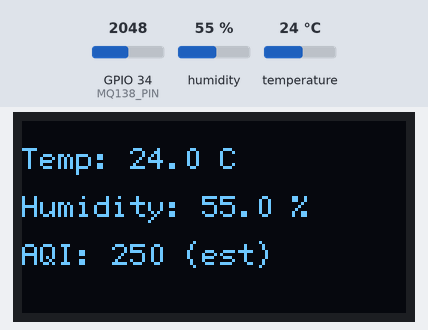
Recording of a sketch running on a simulated ESP32. On the bench: 128×64 one-colour display. Inputs (shaded band) come from the test bench; at power-on: humidity 55 %, GPIO 34 (MQ138_PIN) = 2048, temperature 24 °C. WiFi joins after 1.5 s; servers stay silent unless stated; what the sketch prints to the serial monitor is not drawn.

Above: at 5.0 s.
5.1 s: humidity set to 22 %
At 6.6 s:
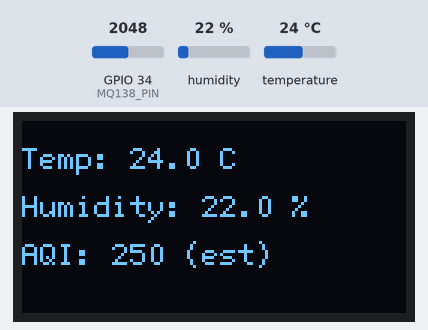
7.8 s: GPIO 34 (MQ138_PIN) set to 2866
At 8.8 s:
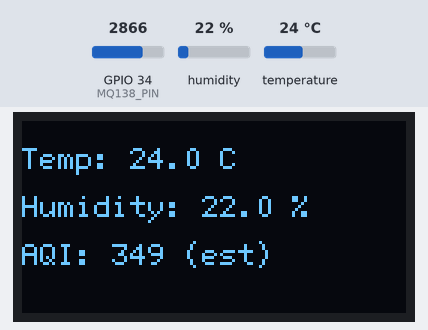
10.5 s: temperature set to 12 °C
At 13.1 s:
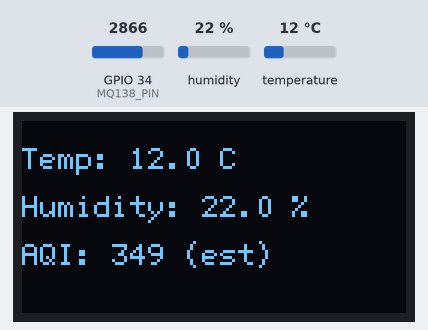
13.6 s: GPIO 34 (MQ138_PIN) set to 3603
At 15.3 s:
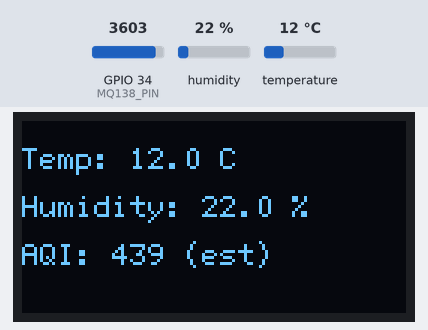
16.3 s: humidity set to 40 %
At 19.4 s:
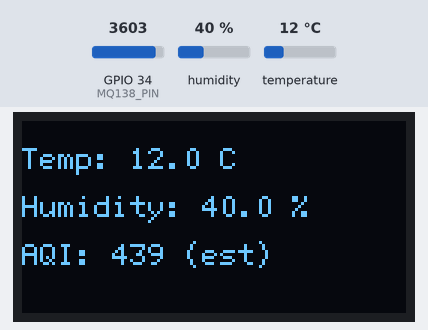
19.7 s: GPIO 34 (MQ138_PIN) set to 4095
At 20.6 s:
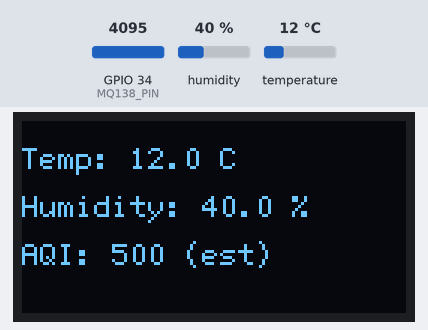
Timing chart, 0 to 22.7 s (numbered marks = the images above; inputs shaded):
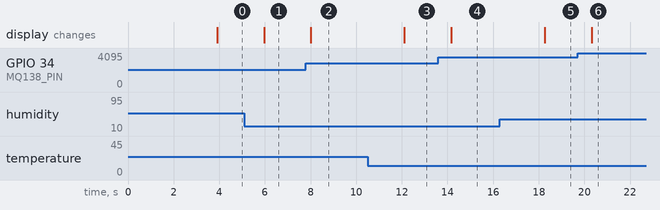

Measured:
- after the input at 5.1 s, the display: changes after 0.86 s (image 1)
- after the input at 7.8 s, the display: changes after 0.21 s (image 2)
- after the input at 10.5 s, the display: changes after 1.6 s (image 3)
- after the input at 13.6 s, the display: changes after 0.56 s (image 4)
- after the input at 16.3 s, the display: changes after 2.0 s (image 5)
- after the input at 19.7 s, the display: changes after 0.61 s (image 6)

The sketch:

AQImonitor.ino
```cpp
#include <U8g2lib.h>
#include <Wire.h>
#include <DHT.h>
#include <WiFi.h>
#define BLYNK_TEMPLATE_ID "TMPL3b8-yGfEE"
#define BLYNK_TEMPLATE_NAME "Air Quality Monitoring"
#define BLYNK_AUTH_TOKEN "MIT-5c_0mI2y-Z5b6JEhudlxiboCju8y"
#include <BlynkSimpleEsp32.h>

// ========== BLYNK CONFIGURATION ==========


// WiFi credentials
char ssid[] = "net ses";
char pass[] = "23456789";

// Blynk virtual pins
#define VPIN_TEMP V0
#define VPIN_HUM  V1
#define VPIN_AQI  V2

// ==========================================

// OLED setup (I2C)
U8G2_SSD1306_128X64_NONAME_F_HW_I2C u8g2(U8G2_R0, /* reset=*/ U8X8_PIN_NONE);

// DHT11 setup
#define DHTPIN 15
#define DHTTYPE DHT11
DHT dht(DHTPIN, DHTTYPE);

// MQ138 setup
#define MQ138_PIN 34  // Analog input pin

void setup() {
  Serial.begin(115200);
  dht.begin();
  u8g2.begin();

  // OLED: initializing message
  u8g2.clearBuffer();
  u8g2.setFont(u8g2_font_6x12_tr);
  u8g2.drawStr(0, 20, "Initializing sensors...");
  u8g2.sendBuffer();
  delay(2000);

  // WiFi manual connection
  WiFi.begin(ssid, pass);
  Serial.print("Connecting to WiFi");

  int retries = 0;
  while (WiFi.status() != WL_CONNECTED && retries < 20) {
    delay(500);
    Serial.print(".");
    retries++;
  }

  if (WiFi.status() != WL_CONNECTED) {
    Serial.println("\nWiFi connection failed!");

    // OLED: display WiFi failure
    u8g2.clearBuffer();
    u8g2.drawStr(0, 20, "WiFi connection");
    u8g2.drawStr(0, 36, "FAILED!");
    u8g2.drawStr(0, 52, "Retrying in 10s...");
    u8g2.sendBuffer();

    delay(10000); // wait before retry
    ESP.restart(); // reboot ESP32
  }

  Serial.println("\nWiFi connected.");
  Blynk.begin(BLYNK_AUTH_TOKEN, ssid, pass);
}

void loop() {
  Blynk.run();

  // Read sensor data
  float temp = dht.readTemperature();
  float hum = dht.readHumidity();
  int mq138_raw = analogRead(MQ138_PIN);
  float aqi = map(mq138_raw, 0, 4095, 0, 500); // Simulated AQI

  // Serial debug output
  Serial.print("Temp: "); Serial.print(temp);
  Serial.print(" C, Hum: "); Serial.print(hum);
  Serial.print(" %, AQI: "); Serial.println(aqi);

  // OLED Display
  u8g2.clearBuffer();
  u8g2.setFont(u8g2_font_6x12_tr);

  char buffer[32];
  snprintf(buffer, sizeof(buffer), "Temp: %.1f C", temp);
  u8g2.drawStr(0, 16, buffer);

  snprintf(buffer, sizeof(buffer), "Humidity: %.1f %%", hum);
  u8g2.drawStr(0, 32, buffer);

  snprintf(buffer, sizeof(buffer), "AQI: %.0f (est)", aqi);
  u8g2.drawStr(0, 48, buffer);
  u8g2.sendBuffer();

  // Send data to Blynk
  Blynk.virtualWrite(VPIN_TEMP, temp);
  Blynk.virtualWrite(VPIN_HUM, hum);
  Blynk.virtualWrite(VPIN_AQI, aqi);

  delay(2000);
}
```
